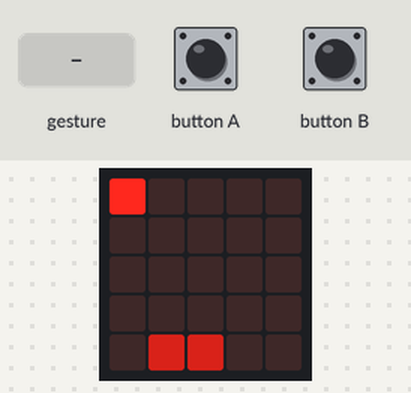
Bench run of a program on a simulated BBC micro:bit running MicroPython. Parts: the board's 5×5 LED display. The inputs (shaded band) are chosen by the test bench. Dim RGB values are drawn brighter than linear; random numbers come from a fixed seed; a tilt is held for 1.5 s and a shake lasts 1 s, then the board lies face up again.

Above: at 1.6 s.
1.7 s: button A pressed for 0.15 s
At 2.7 s:
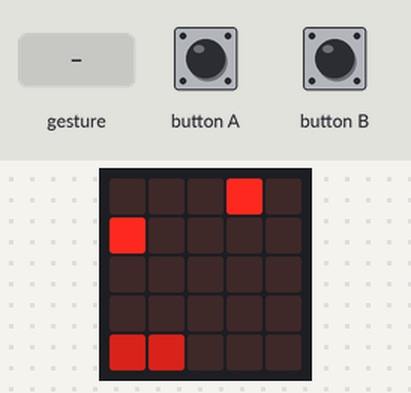
4.8 s: button B pressed for 0.15 s
At 5.3 s:
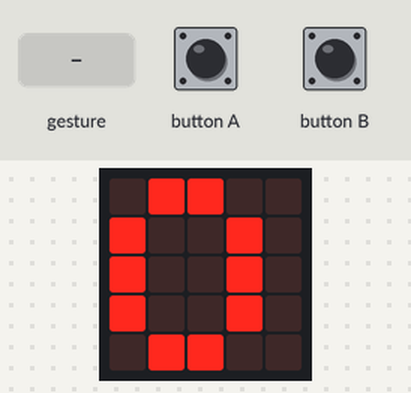
6.5 s: gesture 'shake'
At 7.3 s:
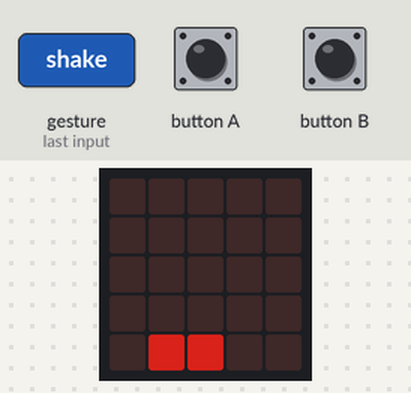
9.5 s: button B pressed for 1 s
At 10.5 s:
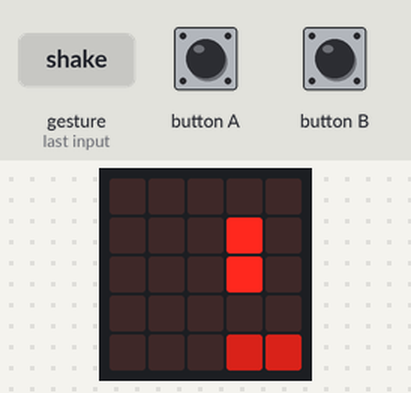
13.2 s: button A pressed for 1 s
At 14.5 s:
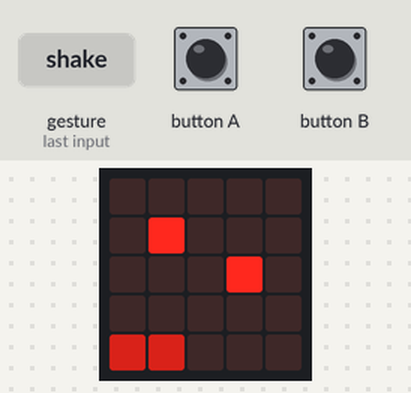
16.2 s: gesture 'shake'
At 18.8 s:
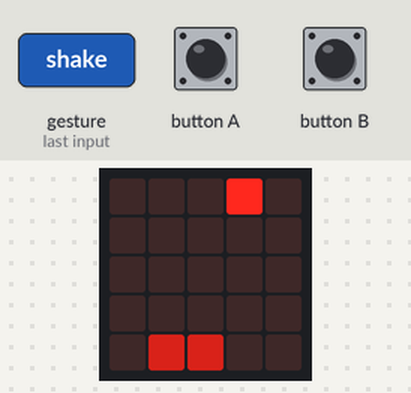
Timing chart, 0 to 20.3 s (numbered marks = the images above; inputs shaded):
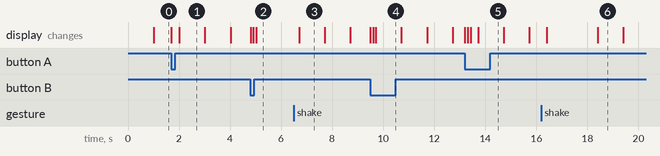

Measured:
- after the input at 6.5 s, the display: changes after 0.21 s (image 3)
- after the input at 16.2 s, the display: first changes after 0.21 s (image 6 shows a later state)
- what the display in image 1 shows lasts 1.0 s, from 2.0 s to 3.0 s

The program:

game.py
```python
from microbit import *
import utime
import random

SCREEN_WIDTH = 5
SCREEN_HEIGHT = 5

# Eggs will be appearing on the top row and
# falling down, one row at a time, with every
# update (depending on speed).
# Player is needs to use buttons A and B to
# move the paddle left and right to catch
# falling eggs. Player gets a point for every egg
# they catch.
# If an egg falls and is not caught the game ends
# and final score is displayed.
# Shaking microbit restarts the game (only when
# it's game over).
class FallingEggs:
    def __init__(self):
        self.speed = 1  # line/second
        self.eggs = [[0]*SCREEN_WIDTH]*(SCREEN_HEIGHT-1)
        self.basket = Basket()
        self.score = 0
        self.last_update = utime.ticks_ms()
        self.is_game_over = False

    def update(self):
        self.basket.update()
        self.update_eggs()

    def update_eggs(self):
        if self.is_game_over:
            return
        # check time since last update, we should only update eggs
        # if sufficient time has passed.
        current_time = utime.ticks_ms()
        time_delta = current_time - self.last_update
        if time_delta < 1000 / self.speed:
            return

        self.move_eggs()
        self.add_new_egg()
        self.last_update = current_time


    def move_eggs(self):
        # Only eggs in last row are really interesting - we
        # need to check if they were caught or fell.
        for x, egg in enumerate(self.eggs[-1]):
            if not egg:  # "not egg" is the same as "egg == 0"
                # no egg here
                continue
            if x >= self.basket.x and x < self.basket.x + self.basket.width:
                self.score += 1
                if self.score % 3 == 0:
                    # increase speed every 3 points
                    self.speed += 0.2
            else:
                return self.game_over()

        # shift rows one down by removing the last one and inserting one
        # at the beginning.
        self.eggs = [[0]*SCREEN_WIDTH] + self.eggs[:-1]


    def game_over(self):
        # play sound too?
        self.is_game_over = True

    # New eggs will appear, one per line with probability 1/3 per second.
    def add_new_egg(self):
        if random.random() <= 0.3:
            # new egg appears! get its position.
            new_x = random.randrange(0, 4)
            self.eggs[0][new_x] = 9

    def draw(self):
        if self.is_game_over:
            display.show(self.score)
            return
        # convert eggs to image
        leds = self.eggs[:] + self.basket.leds()
        # image is a string of numbers with lines divided by colon, like:
        # boat = Image("05050:"
        #              "05050:"
        #              "05050:"
        #              "99999:"
        #              "09990")
        # we need to convert our list to such a string.
        display.show(Image(self.matrix_to_image_string(leds)))

    def matrix_to_image_string(self, matrix):
        string_rows = []
        for row in matrix:
            string_rows.append(self.row_to_image_string(row))
        return ":".join(string_rows)

    def row_to_image_string(self, row):
        return "".join([str(x) for x in row])


class Basket:
    def __init__(self):
        self.width = 2
        self.x = 1
        self.last_move = 0

    def update(self):
        current_time = utime.ticks_ms()
        if current_time - self.last_move < 110:
            return

        if button_a.is_pressed() and self.x > 0:
            self.x -= 1
            self.last_move = current_time

        if button_b.is_pressed() and self.x < SCREEN_WIDTH - self.width:
            self.x += 1
            self.last_move = current_time

    def leds(self):
        row = [0] * SCREEN_WIDTH
        for x in range(self.x, self.x + self.width):
            row[x] = 5
        return [row]


def main():
    game = FallingEggs()
    while True:
        if game.is_game_over and accelerometer.is_gesture('shake'):
            # New Game!
            game = FallingEggs()
        game.update()
        game.draw()

main()
```
